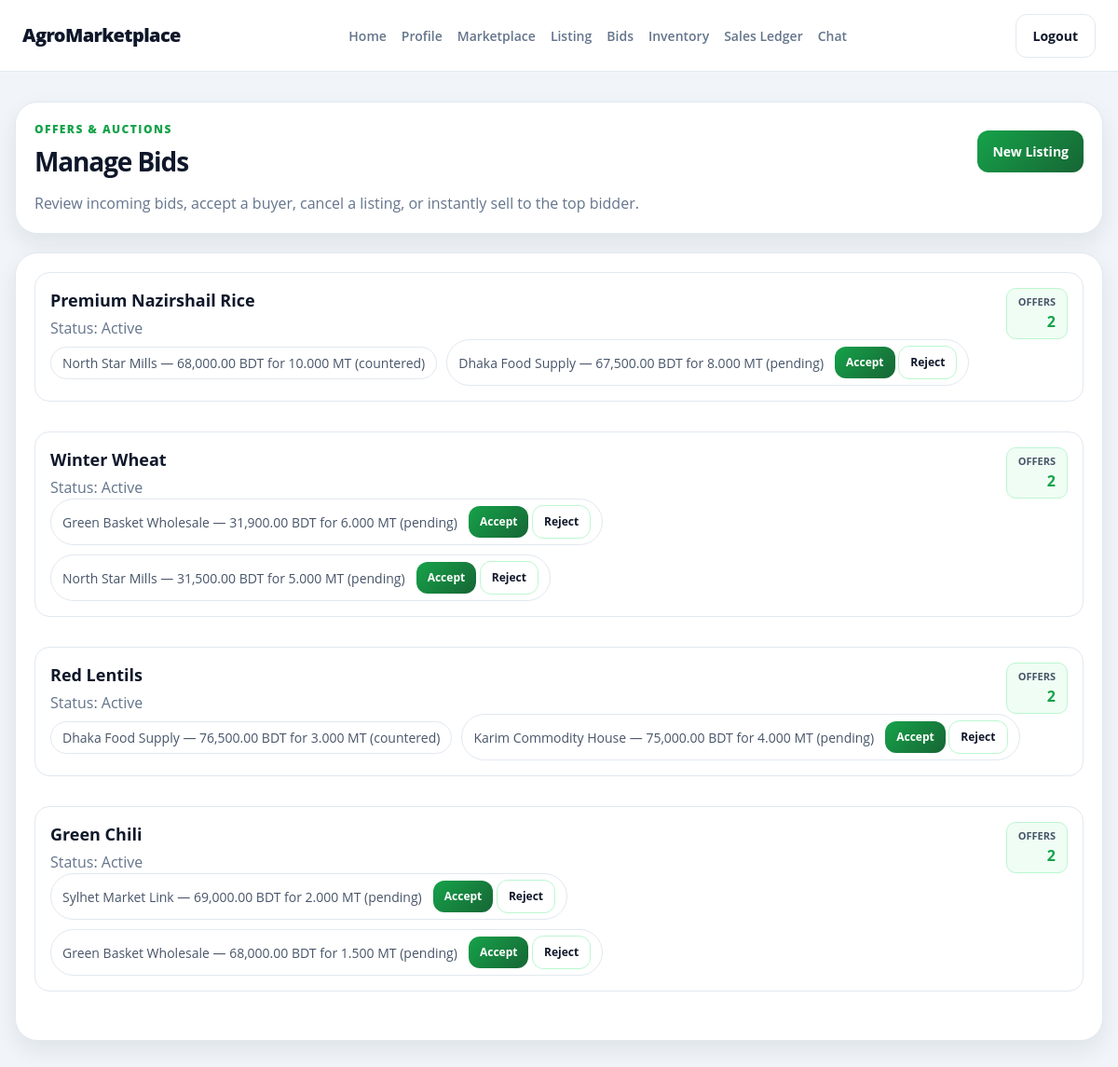
/farmer/bids.php (signed in), run on the app's committed database.
### tables this page shows
CREATE TABLE `bids` (
  `id` bigint UNSIGNED NOT NULL,
  `listing_id` bigint UNSIGNED NOT NULL,
  `buyer_id` bigint UNSIGNED NOT NULL,
  `parent_bid_id` bigint UNSIGNED DEFAULT NULL,
  `quantity` decimal(14,3) NOT NULL,
  `price_per_unit` decimal(14,2) NOT NULL,
  `delivery_date` date DEFAULT NULL,
  `message` text,
  `status` enum('pending','countered','accepted','rejected','withdrawn','expired') NOT NULL DEFAULT 'pending',
  `created_at` timestamp NOT NULL DEFAULT CURRENT_TIMESTAMP,
  `updated_at` timestamp NOT NULL DEFAULT CURRENT_TIMESTAMP ON UPDATE CURRENT_TIMESTAMP
);

CREATE TABLE `users` (
  `id` bigint UNSIGNED NOT NULL,
  `role` enum('buyer','farmer','delivery','admin') NOT NULL,
  `username` varchar(80) NOT NULL,
  `password` varchar(255) NOT NULL,
  `email` varchar(254) NOT NULL,
  `fullname` varchar(150) DEFAULT NULL,
  `phone` varchar(32) DEFAULT NULL,
  `address` text,
  `profile_description` text,
  `market_preferences` varchar(255) DEFAULT NULL,
  `business_name` varchar(180) DEFAULT NULL,
  `preferred_buying_category` varchar(100) DEFAULT NULL,
  `typical_order_volume` varchar(80) DEFAULT NULL,
  `land_area` varchar(80) DEFAULT NULL,
  `primary_crops` text,
  `verification_documents` text,
  `vehicle_capacity` varchar(100) DEFAULT NULL,
  `vehicle_license_plate` varchar(32) DEFAULT NULL,
  `account_status` enum('pending','active','suspended','closed') NOT NULL DEFAULT 'active',
  `created_at` timestamp NOT NULL DEFAULT CURRENT_TIMESTAMP,
  `updated_at` timestamp NOT NULL DEFAULT CURRENT_TIMESTAMP ON UPDATE CURRENT_TIMESTAMP
);

### database/app.php (called while the page is built, shortened)
<?php
require_once __DIR__ . '/connection.php';
function app_db(): PDO
{
    $connection = Database::getInstance()->getConnection();
    return $connection;
}
function app_database(): Database
{
    return Database::getInstance();
}
function escape_html(?string $value): string
{
    return htmlspecialchars($value ?? '', ENT_QUOTES, 'UTF-8');
}
function current_user(): ?array
{
    $user = app_database()->getUserInfo((int) $_SESSION['user_id']);
    return $user;
}
function require_role(array $roles): array
{
    $user = current_user();
    return $user;
}

### database/connection.php (called while the page is built, shortened)
<?php
class Database
{
    private static ?Database $instance = null;
    private ?PDO $conn = null;
    private function __construct()
    {
        $host = 'localhost';
        $port = '3306';
        $user = 'root';
        $pass = 'root';
        $database = 'agromarketplace';
        $charset = "utf8mb4";
        $dsn = "mysql:host=$host;port=$port;dbname=$database;charset=$charset";
        try {
            $this->conn = new PDO($dsn, $user, $pass, [
                PDO::ATTR_ERRMODE            => PDO::ERRMODE_EXCEPTION,
                PDO::ATTR_DEFAULT_FETCH_MODE => PDO::FETCH_ASSOC,
                PDO::ATTR_EMULATE_PREPARES   => false,
            ]);
        } catch (PDOException $e) {
            $this->conn = null;
            error_log("Database connection failed: " . $e->getMessage());
        }
    }
    public static function getInstance(): Database
    {
        if (self::$instance === null) {
            self::$instance = new Database();
        }
        return self::$instance;
    }
    public function getUserInfo(int $userId): ?array
    {
        $statement = $this->conn->prepare(
            'SELECT id, role, username, email, fullname, vehicle_capacity, vehicle_license_plate FROM users WHERE id = ? AND account_status = ?'
        );
        $statement->execute([$userId, 'active']);
        $user = $statement->fetch();
        return $user ?: null;
    }
    public function getFarmerBids(int $farmerId): array
    {
        $statement = $this->conn->prepare(
            'SELECT l.id AS listing_id, l.title, l.status AS listing_status, l.quantity_unit,
                    b.id AS bid_id, b.quantity AS bid_quantity, b.price_per_unit AS bid_price,
                    b.status AS bid_status, b.delivery_date, u.fullname, u.business_name
             FROM listings l LEFT JOIN bids b ON b.listing_id = l.id
             LEFT JOIN users u ON u.id = b.buyer_id
             WHERE l.farmer_id = ? ORDER BY l.created_at DESC, b.created_at DESC'
        );
        $statement->execute([$farmerId]);
        $listings = [];
        foreach ($statement->fetchAll() as $row) {
            if (!isset($listings[$row['listing_id']])) {
                $listings[$row['listing_id']] = [
                    'id' => $row['listing_id'],
                    'title' => $row['title'],
                    'status' => $row['listing_status'],
                    'unit' => $row['quantity_unit'],
                    'bids' => [],
                ];
            }
            if ($row['bid_id'] !== null) {
                $listings[$row['listing_id']]['bids'][] = $row;
            }
        }
        return $listings;
    }
}

### farmer/bids.php (the view, shortened to what this page needs)
<?php
require_once __DIR__ . '/../database/app.php';
$user = require_role(['farmer']);
$database = app_database();
$listings = $database->getFarmerBids((int) $user['id']);
?>
<!doctype html>
<html lang="en">
<head>
  <link rel="stylesheet" href="../colors.css">
  <link rel="stylesheet" href="../header.css">
  <link rel="stylesheet" href="farmer.css">
</head>
<body class="theme-farmer">
  <header class="site-header">
    <div class="site-header-inner">
      <a class="brand" href="../index.php">AgroMarketplace</a>
      <nav class="nav" aria-label="Farmer navigation">
        <a class="nav-link" href="index.php">Home</a>
        <a class="nav-link" href="profile/profile-self.php">Profile</a>
        <a class="nav-link" href="marketplace.php">Marketplace</a>
        <a class="nav-link" href="create-listing.php">Listing</a>
        <a class="nav-link" href="bids.php">Bids</a>
        <a class="nav-link" href="inventory.php">Inventory</a>
        <a class="nav-link" href="sales-ledger.php">Sales Ledger</a>
        <a class="nav-link" href="chat.php">Chat</a>
      </nav>
      <div class="site-header-actions">
        <a class="btn btn-ghost" href="../auth/logout.php">Logout</a>
      </div>
    </div>
  </header>
  <main class="page-shell">
    <section class="content-area">
      <section class="panel">
        <div class="page-head">
          <div>
            <p class="eyebrow">Offers & Auctions</p>
            <h1 class="page-title">Manage Bids</h1>
          </div>
          <div class="header-actions">
            <a class="button button-primary" href="create-listing.php">New Listing</a>
          </div>
        </div>
        <p class="meta-text">Review incoming bids, accept a buyer, cancel a listing, or instantly sell to the top bidder.</p>
      </section>
      <section class="panel">
        <div class="bids-grid">
          <?php foreach ($listings as $listing): ?>
            <article class="bids-listing-card" style="box-shadow: none; margin-bottom: 32px;">
              <div class="bids-listing-header">
                <div>
                  <h2 class="bids-listing-title"><?= escape_html($listing['title']) ?></h2>
                  <p class="meta-text">Status: <?= escape_html(ucfirst($listing['status'])) ?></p>
                </div>
                <div class="bids-top-badge">
                  <span>Offers</span>
                  <strong><?= count($listing['bids']) ?></strong>
                </div>
              </div>
              <div class="bids-chip-group">
                <?php foreach ($listing['bids'] as $bid): ?>
                  <div class="bid-chip">
                    <span><?= escape_html($bid['business_name'] ?: $bid['fullname']) ?> — <?= number_format((float) $bid['bid_price'], 2) ?> BDT for <?= number_format((float) $bid['bid_quantity'], 3) ?> <?= escape_html($listing['unit']) ?> (<?= escape_html($bid['bid_status']) ?>)</span>
                    <?php if ($bid['bid_status'] === 'pending' && $listing['status'] === 'active'): ?>
                      <form method="post" action="bids.php">
                        <button class="button button-primary small-button" name="action" value="accept" type="submit">Accept</button>
                        <button class="button button-secondary small-button" name="action" value="reject" type="submit">Reject</button>
                      </form>
                    <?php endif; ?>
                  </div>
                <?php endforeach; ?>
              </div>
            </article>
          <?php endforeach; ?>
        </div>
      </section>
    </section>
  </main>
</body>
</html>

### colors.css (style rules this page uses)
:root { --color-buyer-primary: #f97316; --color-buyer-dark: #c2410c; --color-buyer-light-bg: #fff7ed; --color-buyer-border: #fed7aa; --color-farmer-primary: #16a34a; --color-farmer-dark: #166534; --color-farmer-light-bg: #f0fdf4; --color-farmer-border: #bbf7d0; --color-admin-primary: #dc2626; --color-admin-dark: #991b1b; --color-admin-light-bg: #fef2f2; --color-admin-border: #fecaca; --color-delivery-primary: #7c3aed; --color-delivery-dark: #5b21b6; --color-delivery-light-bg: #f5f3ff; --color-delivery-border: #ddd6fe; --color-background: #f8fafc; --color-page-bg: #f1f5f9; --color-card-bg: #ffffff; --color-sidebar-bg: #f8fafc; --color-text: #0f172a; --color-text-soft: #475569; --color-muted: #64748b; --color-border: #e2e8f0; --color-border-strong: #cbd5e1; --color-white: #ffffff; --color-success: #16a34a; --color-warning: #f59e0b; --color-danger: #dc2626; --color-shadow: transparent; --outer-shadow: rgba(15, 23, 42, 0.08); --container-xl: 1200px; --container-lg: 1080px; --radius-sm: 10px; --radius-md: 16px; --radius-lg: 24px; --radius-xl: 32px; --space-1: 4px; --space-2: 8px; --space-3: 12px; --space-4: 16px; --space-5: 20px; --space-6: 24px; --space-8: 32px; --space-10: 40px; --space-12: 48px; --space-16: 64px; }
html { font-family: "Open Sans", sans-serif; }
* { box-sizing:border-box }
body { margin:0;background:var(--color-page-bg);color:var(--color-text);line-height:1.5 }
a { color:inherit }
button, input, select { font: inherit; }
body.theme-farmer { --color-brand: var(--color-farmer-primary); --color-brand-soft: var(--color-farmer-light-bg); --color-brand-border: var(--color-farmer-border); }

### header.css (style rules this page uses)
.site-header { position: sticky; top: 0; z-index: 10; background: rgba(255, 255, 255, 0.94); backdrop-filter: blur(10px); border-bottom: 1px solid var(--color-border); }
.site-header-inner { max-width: var(--container-xl); min-height: var(--header-height, 76px); margin: 0 auto; padding: 0 24px; display: flex; align-items: center; justify-content: space-between; gap: 16px; }
.brand { text-decoration: none; color: var(--color-text); font-size: 20px; font-weight: 800; letter-spacing: -0.03em; }
.nav { display: flex; align-items: center; gap: 16px; flex-wrap: wrap; }
.nav-link { color: var(--color-muted); text-decoration: none; font-size: 14px; font-weight: 600; transition: color 0.2s ease; }
.site-header-actions { display: flex; align-items: center; gap: 12px; }

### data on the page
bids: buyer.business_name "North Star Mills", price_per_unit "68,000.00", quantity "10.000", unit "MT", status "countered"
bids: buyer.business_name "Dhaka Food Supply", price_per_unit "67,500.00", quantity "8.000", unit "MT", status "pending"
bids: buyer.business_name "Green Basket Wholesale", price_per_unit "31,900.00", quantity "6.000", unit "MT", status "pending"
bids: buyer.business_name "North Star Mills", price_per_unit "31,500.00", quantity "5.000", unit "MT", status "pending"
bids: buyer.business_name "Dhaka Food Supply", price_per_unit "76,500.00", quantity "3.000", unit "MT", status "countered"
bids: buyer.business_name "Karim Commodity House", price_per_unit "75,000.00", quantity "4.000", unit "MT", status "pending"
bids: buyer.business_name "Sylhet Market Link", price_per_unit "69,000.00", quantity "2.000", unit "MT", status "pending"
bids: buyer.business_name "Green Basket Wholesale", price_per_unit "68,000.00", quantity "1.500", unit "MT", status "pending"

### other printed values
escape_html($listing['title']) "Premium Nazirshail Rice"
escape_html(ucfirst($listing['status'])) "Active"
count($listing['bids']) "2"
escape_html($listing['title']) "Winter Wheat"
escape_html($listing['title']) "Red Lentils"
escape_html($listing['title']) "Green Chili"
